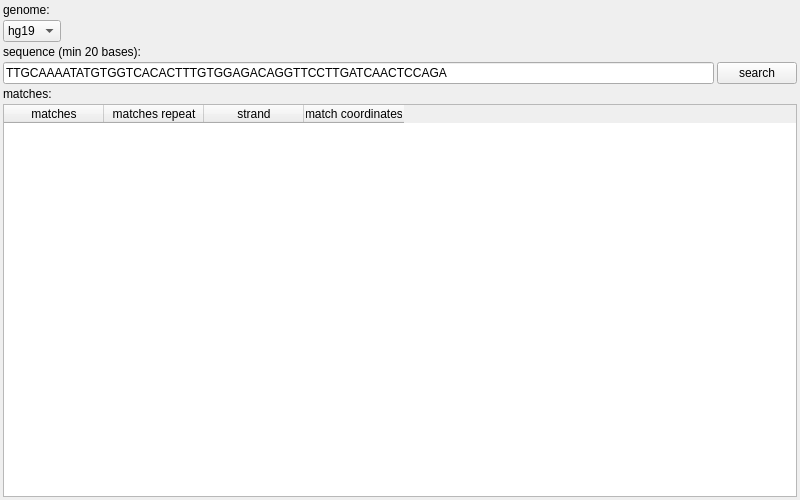
<?xml version="1.0" encoding="UTF-8"?>
<ui version="4.0">
 <class>BlatWidget</class>
 <widget class="QWidget" name="BlatWidget">
  <property name="geometry">
   <rect>
    <x>0</x>
    <y>0</y>
    <width>800</width>
    <height>500</height>
   </rect>
  </property>
  <property name="minimumSize">
   <size>
    <width>800</width>
    <height>500</height>
   </size>
  </property>
  <property name="windowTitle">
   <string>Form</string>
  </property>
  <layout class="QVBoxLayout" name="verticalLayout">
   <property name="spacing">
    <number>3</number>
   </property>
   <property name="leftMargin">
    <number>3</number>
   </property>
   <property name="topMargin">
    <number>3</number>
   </property>
   <property name="rightMargin">
    <number>3</number>
   </property>
   <property name="bottomMargin">
    <number>3</number>
   </property>
   <item>
    <widget class="QLabel" name="label">
     <property name="text">
      <string>genome:</string>
     </property>
    </widget>
   </item>
   <item>
    <layout class="QHBoxLayout" name="horizontalLayout">
     <property name="spacing">
      <number>3</number>
     </property>
     <item>
      <widget class="QComboBox" name="genome">
       <item>
        <property name="text">
         <string>hg19</string>
        </property>
       </item>
       <item>
        <property name="text">
         <string>hg38</string>
        </property>
       </item>
      </widget>
     </item>
     <item>
      <spacer name="horizontalSpacer">
       <property name="orientation">
        <enum>Qt::Horizontal</enum>
       </property>
       <property name="sizeHint" stdset="0">
        <size>
         <width>40</width>
         <height>20</height>
        </size>
       </property>
      </spacer>
     </item>
    </layout>
   </item>
   <item>
    <widget class="QLabel" name="label_2">
     <property name="text">
      <string>sequence (min 20 bases):</string>
     </property>
    </widget>
   </item>
   <item>
    <layout class="QHBoxLayout" name="horizontalLayout_2">
     <property name="spacing">
      <number>3</number>
     </property>
     <item>
      <widget class="QLineEdit" name="sequence">
       <property name="text">
        <string>TTGCAAAATATGTGGTCACACTTTGTGGAGACAGGTTCCTTGATCAACTCCAGA</string>
       </property>
      </widget>
     </item>
     <item>
      <widget class="QPushButton" name="search_btn">
       <property name="text">
        <string>search</string>
       </property>
      </widget>
     </item>
    </layout>
   </item>
   <item>
    <widget class="QLabel" name="label_3">
     <property name="text">
      <string>matches:</string>
     </property>
    </widget>
   </item>
   <item>
    <widget class="QTableWidget" name="table">
     <property name="contextMenuPolicy">
      <enum>Qt::CustomContextMenu</enum>
     </property>
     <property name="selectionMode">
      <enum>QAbstractItemView::SingleSelection</enum>
     </property>
     <property name="selectionBehavior">
      <enum>QAbstractItemView::SelectRows</enum>
     </property>
     <column>
      <property name="text">
       <string>matches</string>
      </property>
     </column>
     <column>
      <property name="text">
       <string>matches repeat</string>
      </property>
     </column>
     <column>
      <property name="text">
       <string>strand</string>
      </property>
     </column>
     <column>
      <property name="text">
       <string>match coordinates</string>
      </property>
     </column>
    </widget>
   </item>
  </layout>
 </widget>
 <resources/>
 <connections/>
</ui>
